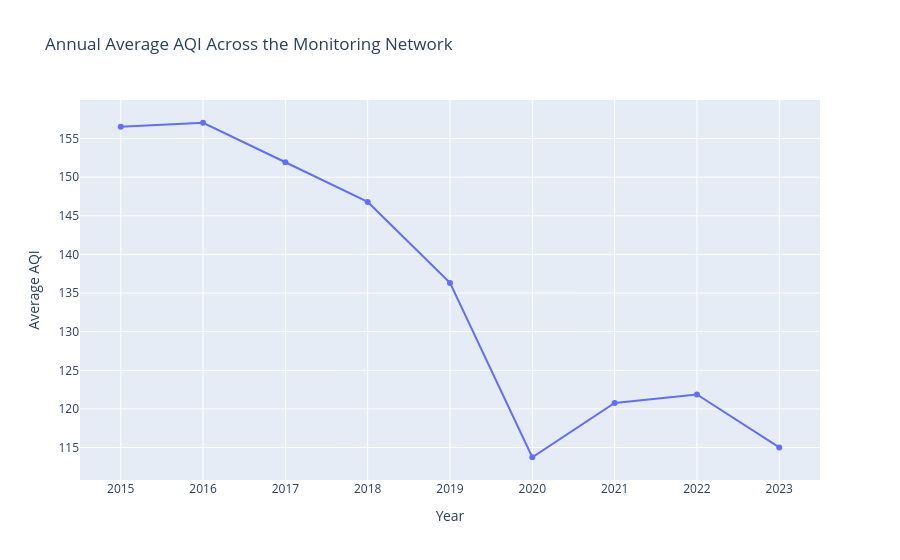

The code cell stored with this chart in its notebook:
### Code cell
fig = px.line(
    annual_aqi,
    x="year",
    y="avg_aqi",
    markers=True,
    title="Annual Average AQI Across the Monitoring Network"
)

fig.update_layout(
    xaxis_title="Year",
    yaxis_title="Average AQI"
)

fig.show()

### Figure 1 — Plotly figure (JSON) as saved in the notebook; plotly's stock layout.template omitted (floating-point values rounded to 4 significant figures)
{"data": [{"hovertemplate": "year=%{x}<br>avg_aqi=%{y}<extra></extra>", "legendgroup": "", "line": {"color": "#636efa", "dash": "solid"}, "marker": {"symbol": "circle"}, "mode": "lines+markers", "name": "", "orientation": "v", "showlegend": false, "type": "scatter", "x": [2015, 2016, 2017, 2018, 2019, 2020, 2021, 2022, 2023], "xaxis": "x", "y": [156.5, 157.0, 151.9, 146.8, 136.3, 113.7, 120.8, 121.9, 115.0], "yaxis": "y"}], "layout": {"legend": {"tracegroupgap": 0}, "title": {"text": "Annual Average AQI Across the Monitoring Network"}, "xaxis": {"anchor": "y", "domain": [0, 1], "title": {"text": "Year"}}, "yaxis": {"anchor": "x", "domain": [0, 1], "title": {"text": "Average AQI"}}}}
